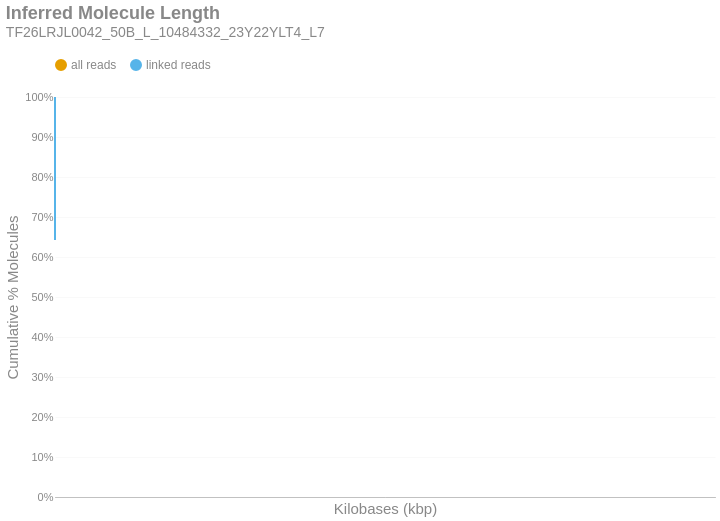

Notebook code for this chart:
### Markdown cell above
### Inferred Molecule Length
This is the cumulative frequency distribution of molecule lengths inferred from the first and last alignment positions along a contig for all alignments associated with a single linked-read barcode on a given contig.There are two distributions: one with `all` the alignments (yellow) and another with only `linked reads` (blue). The percent of molecules in the `linked reads` distribution is relative to the total number of linked molecules.

### Code cell
if SKIPLR:
    print_html(f"Skipped")
else:
    binned_df = consolidated_hist(valids['length_inferred']/1000, mask, 10, True)
    binned_df = binned_df.with_columns(
        pl.when(pl.col('bin').cast(pl.Utf8) == '0').then(pl.lit('1')).otherwise(pl.col('bin').cast(pl.Utf8)).alias('bin')
    )
    with SafeRender(binned_df):
        (
            density_plot(binned_df, 'Inferred Molecule Length', samplename, 'inferredlen')
            .transform_calculate(bin_kb='datum.bin / 1000')
            .encode(
                x=alt.X('bin_kb:Q', title="Kilobases (kbp)").scale(type='log', padding=0).axis(labelAngle=-40),
                y=alt.Y('value:Q', title='Cumulative % Molecules')
                    .axis(format='%')
                    .stack(False)
                    .scale(domainMin=0, domainMax=1,padding=0),
                color=alt.Color("key:N").scale(domain = ["all reads", "linked reads"]),
                tooltip = [
                    alt.Tooltip("key:N", title = "Data Type"),
                    alt.Tooltip("range_label:N", title="Kilobases"),
                    alt.Tooltip("value:Q", format = ".2%", title="% Molecules (Cum.)")
                ]
            )
        ).display()

### Figure 1 — Vega-Lite specification as saved in the notebook (floating-point values rounded to 4 significant figures)
{"width": "container", "height": 400, "config": {"title": {"anchor": "start", "dy": -15, "fontSize": 18, "color": "#888888", "subtitleColor": "#888888", "subtitleFontSize": 14}, "arc": {"fill": "#0072B2"}, "axis": {"domainColor": "#888888", "domainWidth": 0.5, "gridWidth": 0.2, "grid": false, "titleFontWeight": 400, "titleFontSize": 15, "labelFontSize": 11, "labelColor": "#888888", "tickColor": "#888888", "tickWidth": 0.2, "titleColor": "#888888"}, "axisBand": {"grid": false}, "axisX": {"grid": true, "tickSize": 10, "domainCap": "round"}, "axisY": {"domain": false, "grid": true, "tickSize": 0, "domainCap": "round"}, "background": "transparent", "header": {"labelFontSize": 15, "labelColor": "#888888", "titleFontSize": 15, "titleFontWeight": 600, "titleColor": "#888888"}, "legend": {"labelFont": "sans-serif", "labelFontSize": 12, "labelColor": "#888888", "symbolSize": 100, "symbolType": "circle", "titleFontSize": 12, "titlePadding": 10, "titleColor": "#888888", "title": null, "orient": "top"}, "range": {"category": ["#E69F00", "#56B4E9", "#009E73", "#F0E442", "#0072B2", "#D55E00", "#CC79A7", "#000000"], "diverging": ["#cfe8f3", "#a2d4ec", "#73bfe2", "#46abdb", "#1696d2", "#12719e"]}, "area": {"fill": "#0072B2", "fillOpacity": 0.7, "line": true, "strokeOpacity": 0.7}, "line": {"color": "#0072B2", "stroke": "#0072B2", "strokeWidth": 2}, "trail": {"color": "#0072B2", "stroke": "#0072B2", "strokeWidth": 0, "size": 1}, "point": {"filled": true, "fillOpacity": 1.0, "size": 95}, "text": {"color": "#888888", "fontSize": 11, "align": "right", "fontWeight": 400, "size": 11}, "bar": {"fill": "#0072B2", "stroke": null}, "view": {"stroke": null, "continuousWidth": 660, "continuousHeight": 400}}, "data": {"name": "data-1e41f3faca649d98cde85f2933c81294"}, "mark": {"type": "line", "interpolate": "monotone", "point": {"opacity": 0, "size": 275}}, "encoding": {"color": {"field": "key", "scale": {"domain": ["all reads", "linked reads"]}, "type": "nominal"}, "tooltip": [{"field": "key", "title": "Data Type", "type": "nominal"}, {"field": "range_label", "title": "Kilobases", "type": "nominal"}, {"field": "value", "format": ".2%", "title": "% Molecules (Cum.)", "type": "quantitative"}], "x": {"axis": {"labelAngle": -40}, "field": "bin_kb", "scale": {"type": "log", "padding": 0}, "title": "Kilobases (kbp)", "type": "quantitative"}, "y": {"axis": {"format": "%"}, "field": "value", "scale": {"domainMin": 0, "domainMax": 1, "padding": 0}, "stack": false, "title": "Cumulative % Molecules", "type": "quantitative"}}, "params": [{"name": "param_c36ac31b6afebe62", "select": {"type": "point", "fields": ["key"]}, "bind": "legend"}], "title": {"text": "Inferred Molecule Length", "subtitle": "TF26LRJL0042_50B_L_10484332_23Y22YLT4_L7"}, "transform": [{"fold": ["all reads (cumsum)", "linked reads (cumsum)"]}, {"calculate": "replace(datum.key, ' (cumsum)', '')", "as": "key"}, {"filter": {"param": "param_c36ac31b6afebe62"}}, {"calculate": "datum.bin / 1000", "as": "bin_kb"}], "usermeta": {"embedOptions": {"downloadFileName": "TF26LRJL0042_50B_L_10484332_23Y22YLT4_L7.inferredlen"}}, "$schema": "https://vega.github.io/schema/vega-lite/v6.4.1.json", "datasets": {"data-1e41f3faca649d98cde85f2933c81294": [{"bin": "0.0", "interval": "0.0-10.0", "all reads": 0.8617, "linked reads": 0.6426, "all reads (cumsum)": 0.8617, "linked reads (cumsum)": 0.6426, "range_label": "0-9"}, {"bin": "10.0", "interval": "10.0-20.0", "all reads": 0.08602, "linked reads": 0.2221, "all reads (cumsum)": 0.9477, "linked reads (cumsum)": 0.8647, "range_label": "10-19"}, {"bin": "20.0", "interval": "20.0-30.0", "all reads": 0.03273, "linked reads": 0.08468, "all reads (cumsum)": 0.9804, "linked reads (cumsum)": 0.9494, "range_label": "20-29"}, {"bin": "30.0", "interval": "30.0-40.0", "all reads": 0.0122, "linked reads": 0.03155, "all reads (cumsum)": 0.9926, "linked reads (cumsum)": 0.9809, "range_label": "30-39"}, {"bin": "40.0", "interval": "40.0-50.0", "all reads": 0.004951, "linked reads": 0.01272, "all reads (cumsum)": 0.9976, "linked reads (cumsum)": 0.9937, "range_label": "40-49"}, {"bin": "50.0", "interval": "50.0-60.0", "all reads": 0.001591, "linked reads": 0.00418, "all reads (cumsum)": 0.9992, "linked reads (cumsum)": 0.9978, "range_label": "50-59"}, {"bin": "60.0", "interval": "60.0-70.0", "all reads": 0.0005303, "linked reads": 0.001392, "all reads (cumsum)": 0.9997, "linked reads (cumsum)": 0.9992, "range_label": "60-69"}, {"bin": "70.0", "interval": "70.0-80.0", "all reads": 0.0001952, "linked reads": 0.0005118, "all reads (cumsum)": 0.9999, "linked reads (cumsum)": 0.9997, "range_label": "70-79"}, {"bin": "80.0", "interval": "80.0-90.0", "all reads": 6.339e-05, "linked reads": 0.0001668, "all reads (cumsum)": 1.0, "linked reads (cumsum)": 0.9999, "range_label": "80-89"}, {"bin": "90.0", "interval": "90.0-100.0", "all reads": 1.946e-05, "linked reads": 5.118e-05, "all reads (cumsum)": 1.0, "linked reads (cumsum)": 1.0, "range_label": "90-99"}, {"bin": "100.0", "interval": "100.0-110.0", "all reads": 8.159e-06, "linked reads": 2.146e-05, "all reads (cumsum)": 1.0, "linked reads (cumsum)": 1.0, "range_label": "100-109"}, {"bin": "110.0", "interval": "110.0-120.0", "all reads": 4.393e-06, "linked reads": 1.156e-05, "all reads (cumsum)": 1.0, "linked reads (cumsum)": 1.0, "range_label": "110-119"}, {"bin": "120.0", "interval": "120.0-130.0", "all reads": 1.255e-06, "linked reads": 3.302e-06, "all reads (cumsum)": 1.0, "linked reads (cumsum)": 1.0, "range_label": "120-129"}, {"bin": "130.0", "interval": "130.0-140.0", "all reads": 6.276e-07, "linked reads": 1.651e-06, "all reads (cumsum)": 1.0, "linked reads (cumsum)": 1.0, "range_label": "130-139"}]}}
